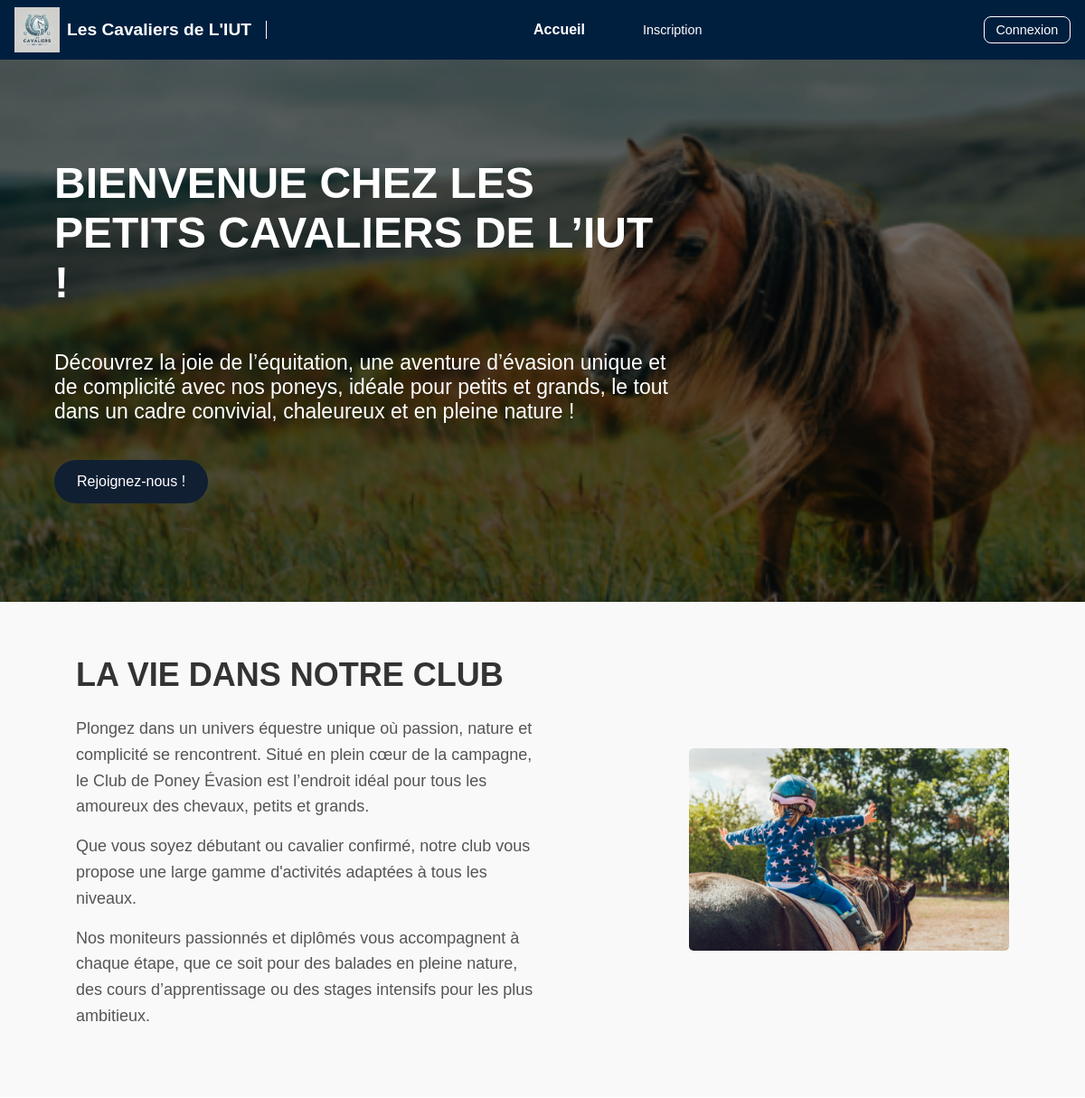
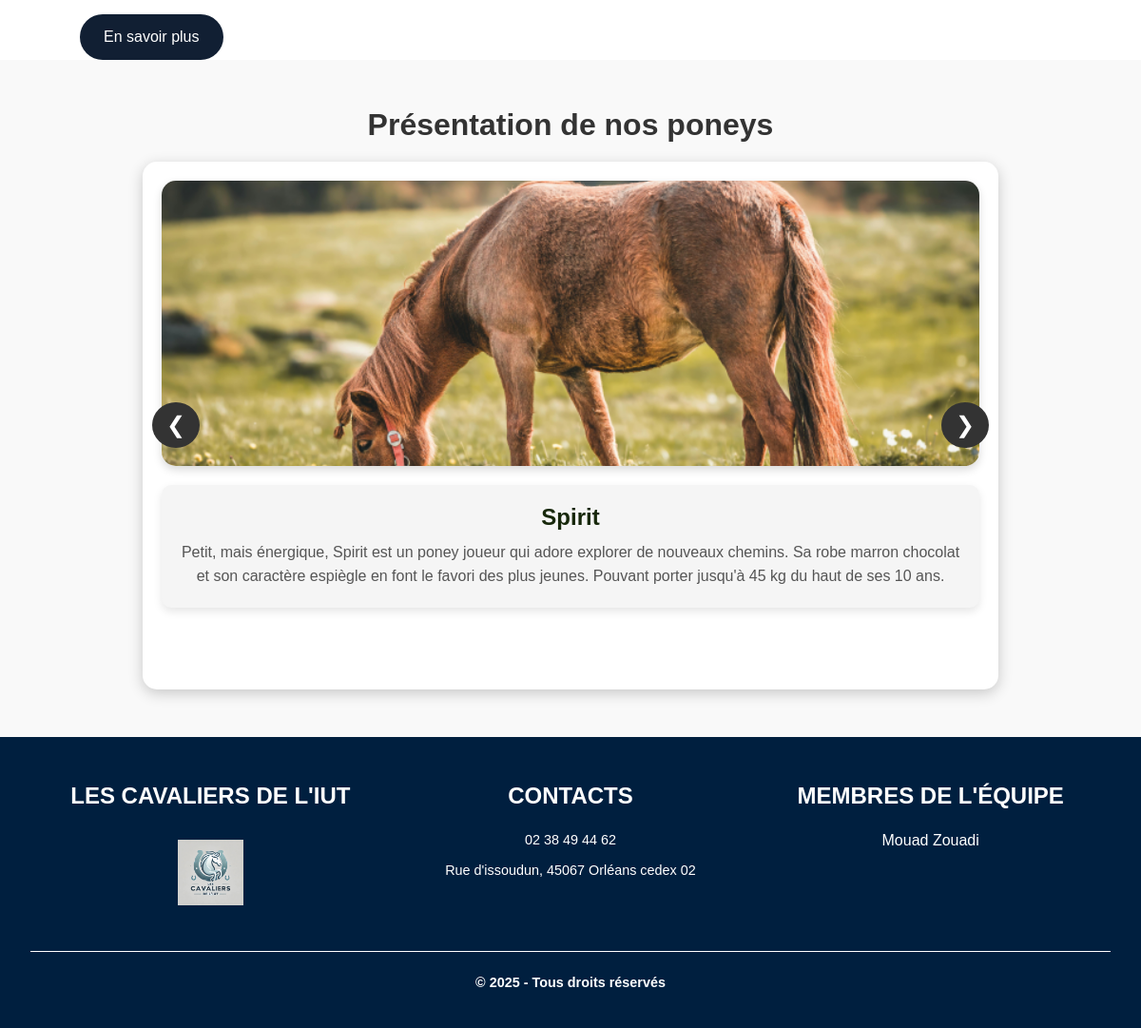
The page / on the database its author committed (2 pictures, top to bottom).
### tables this page shows
CREATE TABLE PONEY
(
    id        INT PRIMARY KEY AUTO_INCREMENT,
    nom       VARCHAR(42),
    age       INT CHECK (age > 0 AND age < 26),
    poids_max FLOAT CHECK (poids_max > 9 AND poids_max < 51)
);

### index.php (called while the page is built, shortened)
<?php
$router = new Router();
$router->execute();
?>

### App/Autoloader.php (called while the page is built, shortened)
<?php
class Autoloader{
    static function autoload($fqcn): void{
        $path = str_replace('\\', '/', $fqcn);
    }
}

### App/Database/Database.php (called while the page is built, shortened)
<?php
abstract class Database implements IDatabase
{
    public function query($statement) {
        $pdo = $this->getPDO();
        return $pdo->query($statement);
    }
}

### App/Controllers/Poney/PoneyDB.php (called while the page is built, shortened)
<?php
class PoneyDB
{
    static function getAllPoneys()
    {
        $stmt = App::getApp()->getDB()->query("SELECT id, nom, poids_max, age FROM PONEY");
        return $stmt->fetchAll(PDO::FETCH_ASSOC);
    }
}
?>

### App/Controllers/Poney/Poney.php (called while the page is built, shortened)
<?php
class Poney
{
    static function getPoneyInfo($poney){
        $i = rand(1, 3);
        switch ($i) {
            case 1:
                return [
                    "description" => "Petit, mais énergique, " . htmlspecialchars($poney['nom']) . " est un poney joueur qui adore explorer de nouveaux chemins. Sa robe marron chocolat et son caractère espiègle en font le favori des plus jeunes. Pouvant porter jusqu'à " . htmlspecialchars($poney['poids_max']) . " kg du haut de ses " . htmlspecialchars($poney['age']) . " ans.",
                    "image" => "./static/images/poney1.png"
                ];
            case 2:
                return [
                    "description" => "Avec son allure majestueuse, " . htmlspecialchars($poney['nom']) . " inspire confiance et fierté chez ses cavaliers du haut de ses ".htmlspecialchars($poney['age'])." ans. Son pelage noir et sa crinière soyeuse en font un poney très apprécié des cavaliers confirmés. Il peut porter jusqu'à " . htmlspecialchars($poney['poids_max']) . " kg.",
                    "image" => "./static/images/poney2.png"
                ];
            case 3:
                return [
                    "description" => "Doué d'un tempérament calme, " . htmlspecialchars($poney['nom']) . " est parfait pour des balades tranquilles. Son pelage blanc et sa crinière soyeuse en font un poney très apprécié des cavaliers débutants. Il peut porter jusqu'à " . htmlspecialchars($poney['poids_max']) . " kg et a " . htmlspecialchars($poney['age']) . " ans.",
                    "image" => "./static/images/poney3.png"
                ];
        }
    }
}
?>

### templates/home.php (the view, shortened to what this page needs)
<?php
$poneys = PoneyDB::getAllPoneys();
?>
<section class="hero">
    <div class="hero-content">
        <h1 class="presentation-title">BIENVENUE CHEZ LES PETITS CAVALIERS DE L’IUT !</h1>
        <p>Découvrez la joie de l’équitation, une aventure d’évasion unique et de complicité avec nos poneys, idéale pour petits et grands, le tout dans un cadre convivial, chaleureux et en pleine nature !</p>
        <a href="index.php?action=register" class="btn">Rejoignez-nous !</a>
    </div>
</section>
<section class="section-with-image-right">
    <div class="text1">
        <h1>LA VIE DANS NOTRE CLUB</h1>
        <p class="p1">Plongez dans un univers équestre unique où passion, nature et complicité se rencontrent. Situé en plein cœur de la campagne, le Club de Poney Évasion est l’endroit idéal pour tous les amoureux des chevaux, petits et grands.</p>
        <p class="p1">Que vous soyez débutant ou cavalier confirmé, notre club vous propose une large gamme d'activités adaptées à tous les niveaux.</p>
        <p class="p1">Nos moniteurs passionnés et diplômés vous accompagnent à chaque étape, que ce soit pour des balades en pleine nature, des cours d’apprentissage ou des stages intensifs pour les plus ambitieux.</p>
    </div>
    <div class="image-container">
        <img class="image2" src="./static/images/image2.png" alt="image2">
    </div>
</section>
<div class="button-image-right">
    <a href="#" class="btn">En savoir plus</a>
</div>
<div class="section-poneys">
    <h1 class="titre-poneys">Présentation de nos poneys</h1>
    <div class="poney-carousel">
        <button class="carousel-btn prev-btn" onclick="movePoney(-1)">&#10094;</button>
        <div class="carousel-track-container">
            <div class="carousel-track">
            <?php foreach ($poneys as $poney):
                    $poneyInfo = Poney::getPoneyInfo($poney);
                ?>
                    <div class="poney-box">
                        <img src="<?= htmlspecialchars($poneyInfo['image']) ?>" alt="Image de <?= htmlspecialchars($poney['nom']) ?>">
                        <div class="poney-description">
                            <h2>
                                <?= htmlspecialchars($poney['nom']) ?>
                            </h2>
                            <p>
                                <?= htmlspecialchars($poneyInfo['description']) ?>
                            </p>
                        </div>
                    </div>
                <?php endforeach; ?>
            </div>
                <div class="poney-box">
            </div>
        </div>
        <button class="carousel-btn next-btn" onclick="movePoney(1)">&#10095;</button>
    </div>
</div>

### static/css/header.css (style rules this page uses)
* { margin: 0; padding: 0; box-sizing: border-box; font-family: Arial, Helvetica, sans-serif; }

### static/css/index.css (style rules this page uses)
.hero { position: relative; height: 75vh; width: 100%; background-image: url('../images/image_banniere.png'); background-size: cover; background-position: center; display: flex; justify-content: flex-start; align-items: center; padding-left: 5%; color: white; }
.hero::before { content: ""; position: absolute; top: 0; left: 0; width: 100%; height: 100%; background-color: rgba(0, 0, 0, 0.5); z-index: 1; }
.hero-content { position: relative; z-index: 2; max-width: 60%; text-align: left; }
.hero-content h1 { font-size: 48px; color: white; margin-bottom: 3rem; text-transform: uppercase; }
.hero-content p { font-size: 23px; color: white; margin-bottom: 1.5rem; }
.section-with-image-right { background-color: #f9f9f9; display: flex; align-items: center; justify-content: space-between; padding: 5% 7%; }
.button-image-right { padding-left: 7%; }
.text1 { flex: 1; margin-right: 20px; }
.text1 h1 { font-size: 36px; margin-bottom: 1.5rem; color: #333; }
.text1 p { font-size: 18px; line-height: 1.6; color: #555; margin-bottom: 15px; }
.btn { display: inline-block; margin-top: 1rem; padding: 15px 25px; background-color: #111F33; color: white; text-decoration: none; border-radius: 25px; font-size: 16px; transition: transform 0.2s ease, background-color 0.2s ease; }
.image-container { flex: 1; display: flex; justify-content: flex-end; }
.image-container img { width: 70%; max-width: none; height: auto; border-radius: 5px; object-fit: cover; }
.section-poneys { text-align: center; padding: 50px 20px; background-color: #f9f9f9; }
.titre-poneys { font-size: 2rem; margin-bottom: 20px; color: #333; }
.poney-carousel { position: relative; width: 100%; max-width: 900px; margin: auto; display: flex; align-items: center; overflow: hidden; border-radius: 15px; background: #fff; box-shadow: 0 4px 15px rgba(0, 0, 0, 0.2); }
.carousel-track-container { overflow: hidden; width: 100%; }
.carousel-track { display: flex; transition: transform 0.5s ease-in-out; }
.poney-box { flex: 0 0 100%; display: flex; flex-direction: column; align-items: center; padding: 20px; text-align: center; }
.poney-box img { width: 100%; max-height: 300px; object-fit: cover; border-radius: 15px; margin-bottom: 20px; box-shadow: 0 4px 10px rgba(0, 0, 0, 0.15); }
.poney-description { background-color: #f5f5f5; border-radius: 10px; padding: 20px; box-shadow: 0 4px 10px rgba(0, 0, 0, 0.1); }
.poney-description h2 { font-size: 1.5rem; margin-bottom: 10px; color: #17280b; }
.poney-description p { font-size: 1rem; color: #555; line-height: 1.6; }
.carousel-btn { background-color: #333; color: white; border: none; font-size: 1.5rem; padding: 10px 15px; border-radius: 50%; cursor: pointer; position: absolute; top: 50%; transform: translateY(-50%); z-index: 10; transition: all 0.3s ease; }
.prev-btn { left: 10px; }
.next-btn { right: 10px; }

### rows shown on the page
poney: nom "Spirit", description "Petit, mais énergique, Spirit est un poney joueur qui adore explorer de nouveaux chemins. Sa robe marron chocolat et son caractère espiègle en font le favori des plus jeunes. Pouvant porter jusqu'à 45 kg du haut de ses 10 ans."
